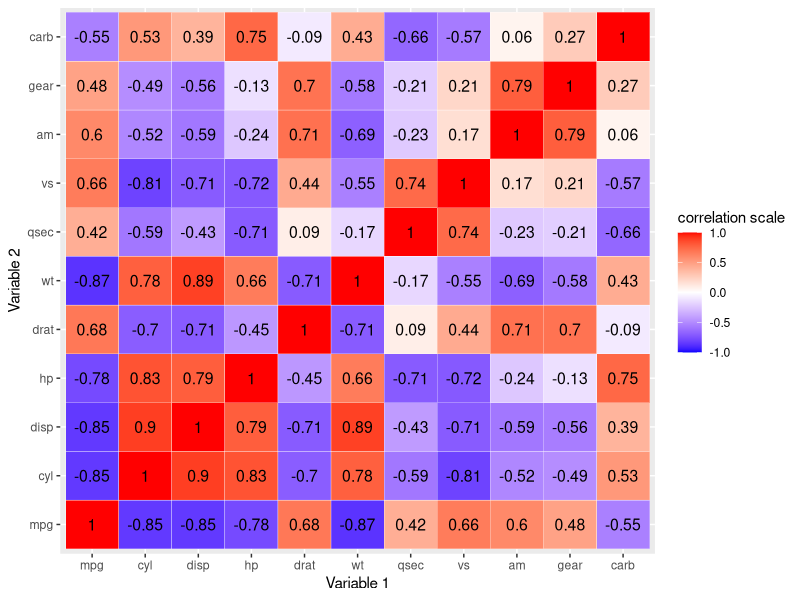
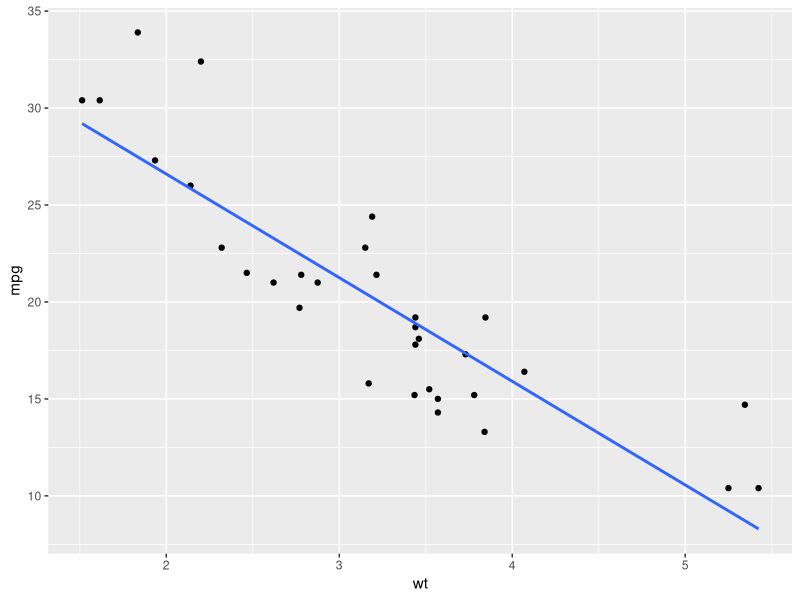
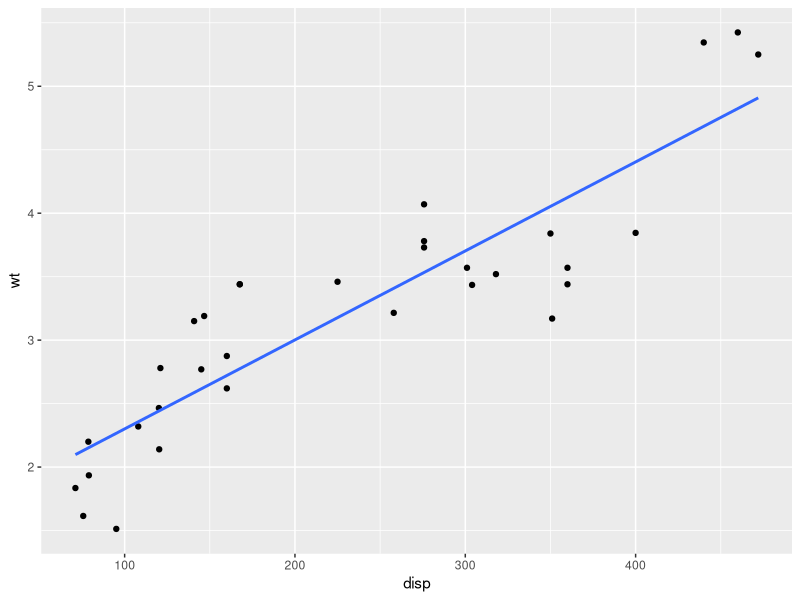

Write the R code that produced these figures, in order.
## ---- chunk 1
knitr::opts_chunk$set(
	echo = FALSE,
	message = FALSE,
	warning = FALSE
)
## ---- chunk 2
library(ggplot2)
library(dplyr)
## ---- chunk 3
df <- mtcars
head(df)
tail(df)
## ---- chunk 4
summary(df)
## ---- chunk 5
table(df$hp)
table(df$cyl)
## ---- chunk 6
head(filter(df,hp==335))
## ---- chunk 7
df_corr <- round(cor(mtcars), 2)
library(reshape2)
melted_corr <- melt(df_corr)

library(ggplot2)
ggplot(data = melted_corr, aes(x = Var1, y = Var2, fill = value, label = value)) +
  geom_tile(color = "white") +
  scale_fill_gradient2(low = "blue", high = "red", mid = "white",
                       midpoint = 0, limit = c(-1, 1), space = "Lab",
                       name = "correlation scale") +
  geom_text(size = 4) +
  labs(x = "Variable 1", y = "Variable 2")
## ---- chunk 8
ggplot(mtcars, aes(x=wt, y=mpg)) +
  geom_point() + geom_smooth(method=lm, se=FALSE)
## ---- chunk 9
ggplot(mtcars, aes(x=disp, y=wt)) +
  geom_point() + geom_smooth(method=lm, se=FALSE)
